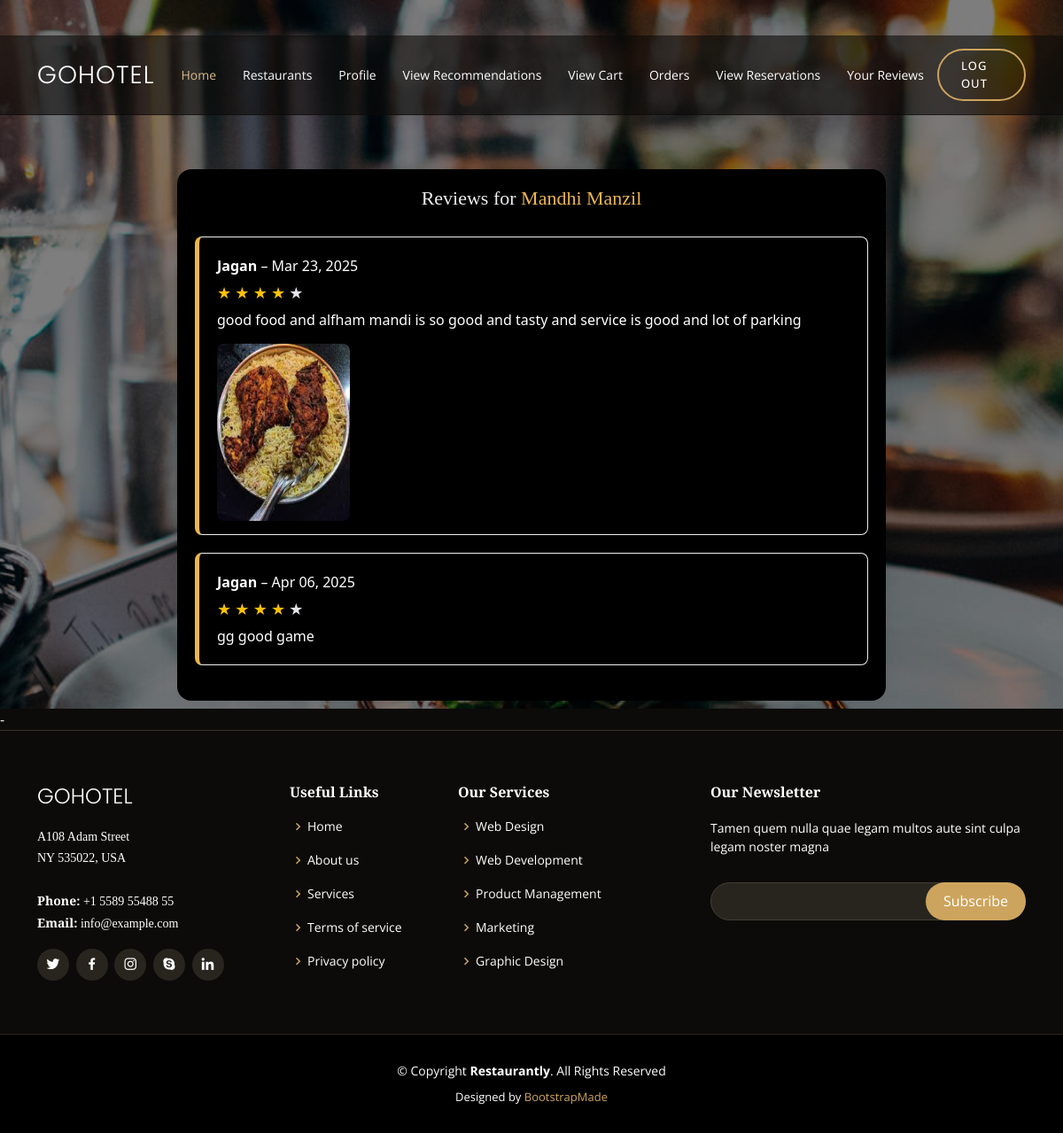
The page /view_ratings/5 on the database as committed earlier.
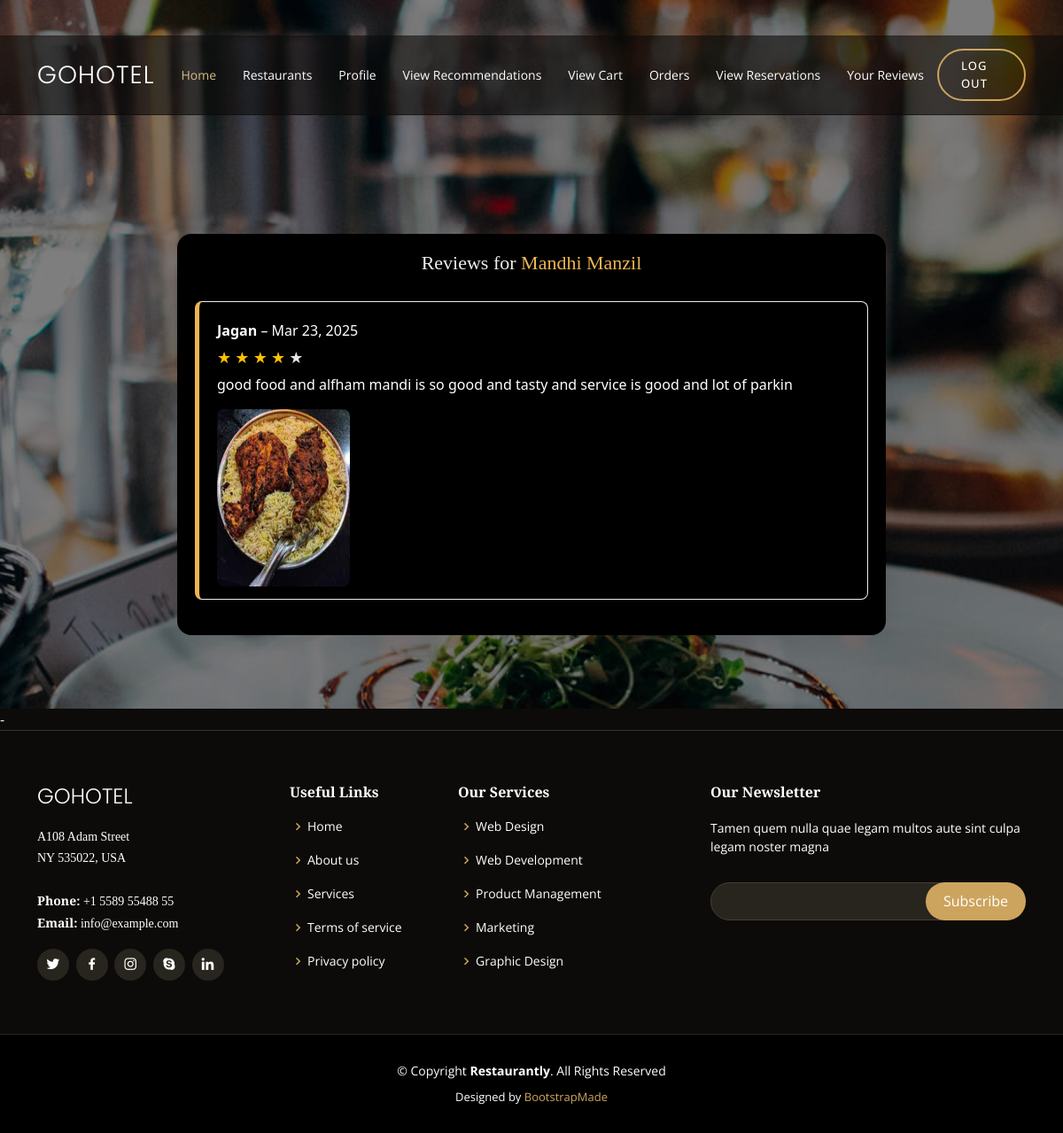
The same page on the database as committed later.
### RestaurantApp/models.py (models this page shows)
class Reviews(models.Model):
    user_id=models.ForeignKey('Users',on_delete=models.CASCADE)
    restaurant_id=models.ForeignKey('Restaurants',on_delete=models.CASCADE)
    images=models.FileField(upload_to='image/',null=False)
    star=models.IntegerField(null=False,default=0)
    review=models.TextField()
    current_date=models.DateField(auto_now_add=True)

class Users(models.Model):
    name=models.CharField(max_length=100)
    contact=models.CharField(max_length=15)
    login_id=models.OneToOneField('Login',on_delete=models.CASCADE, related_name='users')

### RestaurantApp/views.py (the view)
# urls.py: path('view_ratings/<int:id>',views.view_ratings,name='view_ratings'),
def view_ratings(request,id):
    reviews=Reviews.objects.filter(restaurant_id=id)
    restaurant=get_object_or_404(Restaurants,id=id)
    return render(request,'user_view_ratings.html',{'reviews':reviews,'restaurant':restaurant})

### RestaurantApp/templates/user_view_ratings.html (shortened to what this page needs)
{% extends 'user_header.html' %}
{% block content %}
<div class="review-container">
    {% if reviews %}
        <h2>Reviews for <span style="color:#ecb550;">{{ restaurant.name }}</span></h2>
        <div class="reviews">
            {% for review in reviews %}
                <div class="review-card">
                    <p><strong>{{ review.user_id.name }}</strong> – {{ review.current_date|date:"M d, Y" }}</p>
                    <p class="stars">
                        {% for i in "12345" %}
                            {% if forloop.counter <= review.star %}
                                <span class="star filled">&#9733;</span>
                            {% else %}
                                <span class="star">&#9733;</span>
                            {% endif %}
                        {% endfor %}
                    </p>
                    <p>{{ review.review }}</p>
                    {% if review.images %}
                        <img src="{{ review.images.url }}" alt="Review Image" class="review-image" width="150px" height="200px">
                    {% endif %}
                </div>
            {% endfor %}
        </div>
    {% else %}
        <p>No reviews yet for this restaurant.</p>
    {% endif %}
</div>
{% endblock %}

Rows that differ between the two databases and show on the page:
removed Reviews: user_id.name "Jagan", current_date "Apr 06, 2025", star 4 (drawn), review "gg good game"
changed Reviews "Jagan": review "good food and alfham mandi is so good and tasty and service is good and lot of parking" → "good food and alfham mandi is so good and tasty and service is good and lot of parkin"
